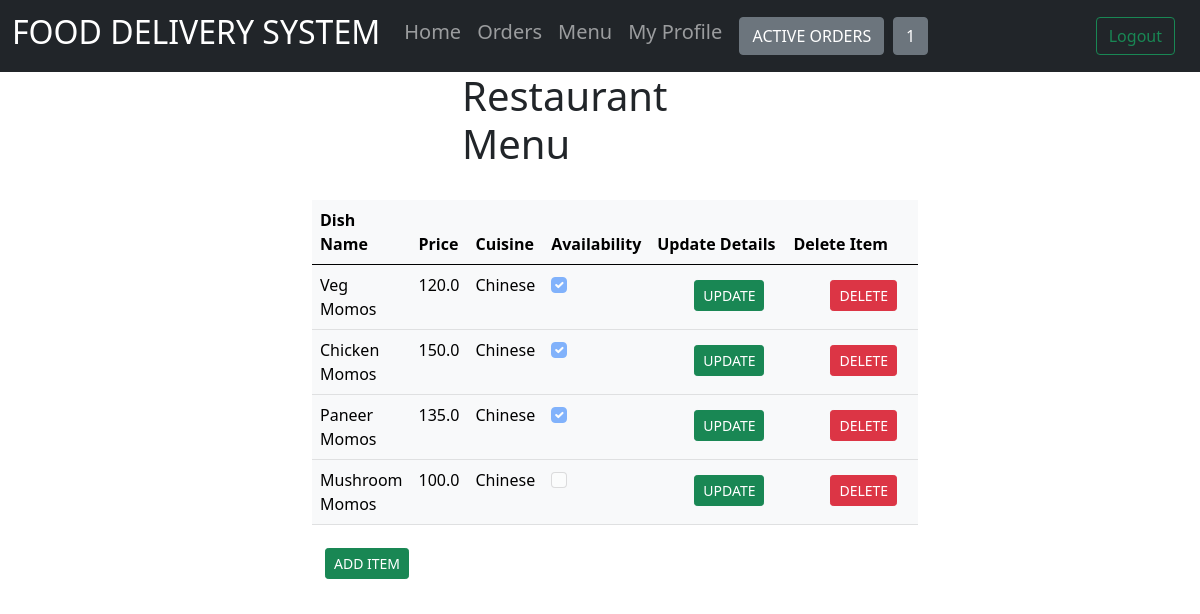
/restaurant/1/menu/ (signed in), run on the app's committed database.
### restaurants/models.py (models this page shows)
class Restaurant(models.Model):
    name = models.CharField(max_length=255, null=True)
    username = models.ForeignKey(
        User, on_delete=models.CASCADE)
    address = models.CharField(max_length=1500, null=True)
    contact = models.IntegerField(null=True)
    maxActiveOrders = models.IntegerField(null=True)
    activeOrders = models.IntegerField(default=0)
    def __str__(self):
        return str(self.id)

class Menu(models.Model):
    category = (('Chinese', 'Chinese'),
                ('North Indian', 'North Indian'),
                ('South Indian', 'South Indian'),
                ('Italian', 'Italian'),
                )
    res_id = models.ForeignKey(
        "Restaurant", on_delete=models.CASCADE)
    dish_name = models.CharField(max_length=255, null=True)
    price = models.FloatField(max_length=255, null=True)
    availability = models.BooleanField(default=True)
    cuisine = models.CharField(max_length=50, choices=category)

### restaurants/views.py (the view)
# urls.py: path('<int:rid>/menu/', views.menu, name="menu"),
@login_required(login_url='home')
def menu(response, rid):
    restaurant = Restaurant.objects.get(id=rid)
    dishes = Menu.objects.filter(res_id=rid)
    return render(response, 'restaurants/menu.html', {'dishes': dishes, 'rid': rid, 'restaurant': restaurant})

### restaurants/templates/restaurants/menu.html (shortened to what this page needs)
{% extends 'restaurants/base.html' %}
{% block content %}
<div class="container col-md-3 h1">Restaurant Menu</div>
<br />
<div class="container col-md-6">
  <table class="table table-light table-hover table-click active">
    <thead>
      <tr>
        <th scope="col">Dish Name</th>
        <th scope="col">Price</th>
        <th scope="col">Cuisine</th>
        <th scope="col">Availability</th>
        <th scope="col">Update Details</th>
        <th scope="col">Delete Item</th>
      </tr>
    </thead>
    <tbody>
      <form action="" method="post">
        {%csrf_token%} {% for d in dishes%}
        <tr>
          <td>{{d.dish_name}}</td>
          <td>{{d.price}}</td>
          <td>{{d.cuisine}}</td>
          <td>
              <input
                class="form-check-input"
                type="checkbox"
                {%if d.availability%}
                checked
                {% endif %}
                disabled
              />
          </td>
          <td>
            <div class="form-check">
              <button class="btn ">
                <a class="btn btn-success btn-sm btn-block" href="{% url 'update_dish' rid=d.res_id did=d.id %}">
                  UPDATE
                </a>
            </div>
          </td>
          <td>
            <div class="form-check">
              <button
              class="btn ">
                <a class="btn btn-danger btn-sm btn-block" href="{% url 'delete_dish' rid=d.res_id did=d.id %}">
                  DELETE
                </a>
            </div>
          </td>
        </tr>
        {% endfor %}
    </tbody>
  </table>
    <button class="btn " >
      <a class="btn btn-success btn-sm btn-block" href="{% url 'add_dish' rid=rid %}">
        ADD ITEM
      </a>
    </button>
</div>
{% endblock %}

### restaurants/templates/restaurants/navbar.html
<nav class="navbar navbar-expand-lg navbar-dark bg-dark">
  <div class="container-fluid">
    <a class="navbar-brand" href="{%url 'restaurant' rid%}">
      <h2>FOOD DELIVERY SYSTEM</h2></a
    >
    <div class="collapse navbar-collapse" id="navbarSupportedContent">
      <ul class="navbar-nav mr-auto">
        <li class="nav-item active">
          <a class="nav-link h5" href="{%url 'restaurant' rid%}">Home</a>
        </li>
        <li class="nav-item">
          <a class="nav-link h5" href="{%url 'resOrderPage' rid%}">Orders</a>
        </li>
        <li class="nav-item">
          <a class="nav-link h5" href="{%url 'menu' rid%}">Menu</a>
        </li>
        <li class="nav-item">
          <a class="nav-link h5" href="{%url 'resProfile' rid%}">My Profile</a>
        </li>
      </ul>
    </div>
    <div class="collapse navbar-collapse ml-auto" id="navbarSupportedContent">
      <a class="btn btn-secondary ml-auto" width="50" height="50">
        ACTIVE ORDERS </a
      >|
      <a class="btn btn-secondary ml-auto" width="50" height="50">
        {{restaurant.activeOrders}}
      </a>
    </div>
    <button class="btn" type="button">
      <a class="btn btn-outline-success ml-auto" href="{%url 'logout'%}">
        Logout
      </a>
    </button>
  </div>
</nav>

### data on the page
Restaurant: activeOrders "1"
Menu: dish_name "Veg Momos", price "120.0", cuisine "Chinese", availability "☑"
Menu: dish_name "Chicken Momos", price "150.0", cuisine "Chinese", availability "☑"
Menu: dish_name "Paneer Momos", price "135.0", cuisine "Chinese", availability "☑"
Menu: dish_name "Mushroom Momos", price "100.0", cuisine "Chinese"
